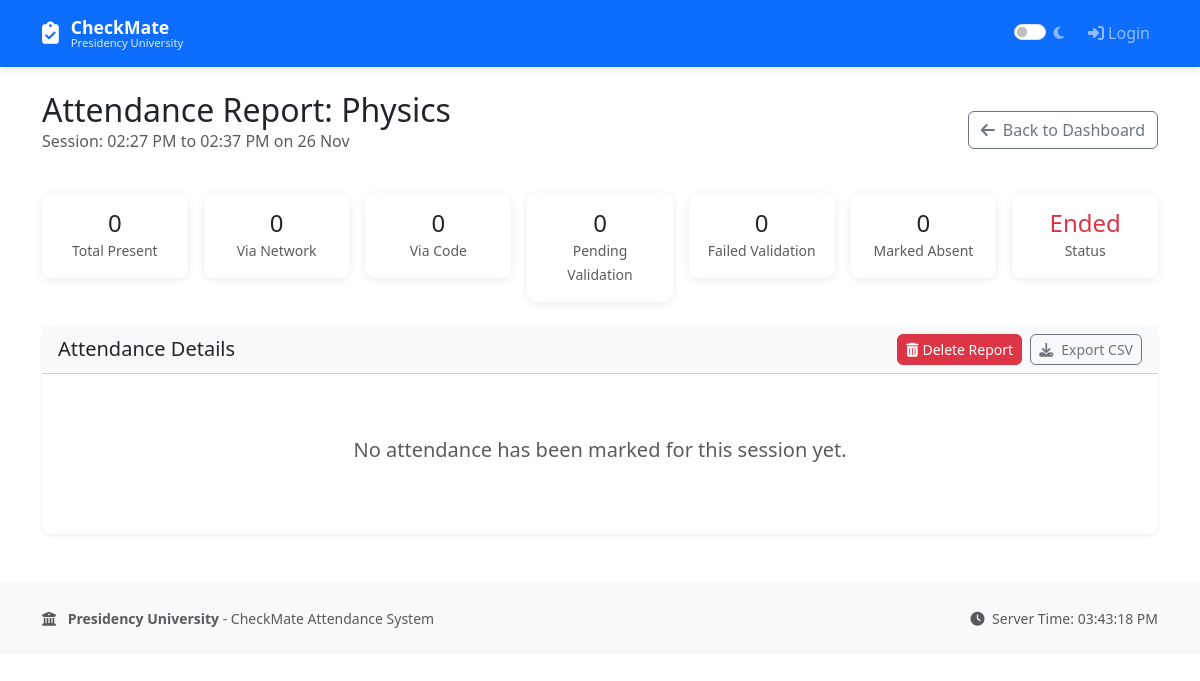
Page /view_attendance/2 (signed in) on the committed database.
### app.py (models this page shows)
class AttendanceSession(db.Model):
    id = db.Column(db.Integer, primary_key=True)
    teacher_id = db.Column(db.Integer, db.ForeignKey('user.id'), nullable=False)
    subject = db.Column(db.String(100), nullable=False)
    start_time = db.Column(db.DateTime, nullable=False, default=lambda: datetime.now(timezone.utc))
    end_time = db.Column(db.DateTime, nullable=False)
    is_active = db.Column(db.Boolean, default=True)
    allowed_ip_range = db.Column(db.String(50), nullable=False)
    emergency_code = db.Column(db.String(8), nullable=False)
    teacher = db.relationship('User', backref='sessions')
    class_section = db.Column(db.String(10), nullable=False)
    validation_end_time = db.Column(db.DateTime, nullable=True)
    is_marking_closed = db.Column(db.Boolean, default=False)
    is_completely_finished = db.Column(db.Boolean, default=False)

### app.py (the view)
@app.route('/view_attendance/<int:session_id>')
@admin_teacher_required
def view_attendance(session_id):
    att_session = AttendanceSession.query.get_or_404(session_id)
    if session.get('role') == 'teacher' and att_session.teacher_id != session['user_id']:
        flash('You can only view your own sessions.', 'danger')
        return redirect(url_for('dashboard'))
    records = db.session.query(Attendance, User).join(User).filter(
        Attendance.session_id == session_id
    ).order_by(User.name).all()
    return render_template('view_attendance.html', session=att_session, records=records,
                         institution_name=app.config['INSTITUTION_NAME'])

### app.py (called while the page is built)
def make_timezone_aware(dt):
    if dt is None:
        return None
    if dt.tzinfo is None:
        return dt.replace(tzinfo=timezone.utc)
    return dt

def admin_teacher_required(f):
    @wraps(f)
    def decorated_function(*args, **kwargs):
        if session.get('role') not in ['teacher', 'admin']:
            flash('Access denied. Teacher or Admin privileges required.', 'danger')
            return redirect(url_for('dashboard'))
        return f(*args, **kwargs)
    return decorated_function

def convert_utc_to_local_time(utc_dt):
    if utc_dt is None:
        return ""
    aware_dt = make_timezone_aware(utc_dt)
    local_dt = aware_dt.astimezone(None)
    return local_dt.strftime('%I:%M:%S %p')

def convert_utc_to_local_time_short(utc_dt):
    if utc_dt is None:
        return ""
    aware_dt = make_timezone_aware(utc_dt)
    local_dt = aware_dt.astimezone(None)
    return local_dt.strftime('%I:%M %p')

def convert_utc_to_local_date_short(utc_dt):
    if utc_dt is None:
        return ""
    aware_dt = make_timezone_aware(utc_dt)
    local_dt = aware_dt.astimezone(None)
    return local_dt.strftime('%d %b')

@app.context_processor
def inject_config():
    return {
        'institution_name': app.config['INSTITUTION_NAME'],
        'institution_short': app.config['INSTITUTION_SHORT_NAME'],
        'utc_to_local_short': convert_utc_to_local_time_short,
        'utc_to_local_date': convert_utc_to_local_date_short,
        'utc_to_local_full': convert_utc_to_local_time,
        'utc_to_local_datetime': convert_utc_to_local_datetime_full,  # ADDED: New function
        'now': datetime.now,
    }

### templates/view_attendance.html (shortened to what this page needs)
{% extends "base.html" %} {% block title %}Attendance Report{% endblock %} {%
block content %}
<div class="d-flex justify-content-between align-items-center mb-4">
  <div>
    <h2 class="mb-0">Attendance Report: {{ session.subject }}</h2>
    <p class="text-muted">
      Session: {{ utc_to_local_short(session.start_time) }} to {{
      utc_to_local_short(session.end_time) }} on {{
      utc_to_local_date(session.start_time) }}
    </p>
  </div>
  <a href="{{ url_for('dashboard') }}" class="btn btn-outline-secondary">
    <i class="fas fa-arrow-left me-2"></i>Back to Dashboard
  </a>
</div>
<div class="row g-3 mb-4">
  <div class="col">
    <div class="card text-center">
      <div class="card-body">
        <h4 class="mb-0">
          {{ records|selectattr("0.status", "equalto", "present")|list|length }}
        </h4>
        <small class="text-muted">Total Present</small>
      </div>
    </div>
  </div>
  <div class="col">
    <div class="card text-center">
      <div class="card-body">
        <h4 class="mb-0">
          {{ records|selectattr("0.method", "equalto", "network")|list|length }}
        </h4>
        <small class="text-muted">Via Network</small>
      </div>
    </div>
  </div>
  <div class="col">
    <div class="card text-center">
      <div class="card-body">
        <h4 class="mb-0">
          {{ records|selectattr("0.method", "equalto",
          "emergency_code")|list|length }}
        </h4>
        <small class="text-muted">Via Code</small>
      </div>
    </div>
  </div>
  <div class="col">
    <div class="card text-center">
      <div class="card-body">
        <h4 class="mb-0">
          {{ records|selectattr("0.status", "equalto", "pending")|list|length }}
        </h4>
        <small class="text-muted">Pending Validation</small>
      </div>
    </div>
  </div>
  <div class="col">
    <div class="card text-center">
      <div class="card-body">
        <h4 class="mb-0">
          {{ records|selectattr("0.status", "equalto",
          "failed_validation")|list|length }}
        </h4>
        <small class="text-muted">Failed Validation</small>
      </div>
    </div>
  </div>
  <div class="col">
    <div class="card text-center">
      <div class="card-body">
        <h4 class="mb-0">
          {{ records|selectattr("0.status", "equalto", "absent")|list|length }}
        </h4>
        <small class="text-muted">Marked Absent</small>
      </div>
    </div>
  </div>
  <div class="col">
    <div class="card text-center">
      <div class="card-body">
        {% if session.is_active %}
        <h4 class="mb-0 text-success">Active</h4>
        <small class="text-muted">Status</small> {% else %}
        <h4 class="mb-0 text-danger">Ended</h4>
        <small class="text-muted">Status</small>
        {% endif %}
      </div>
    </div>
  </div>
</div>
<div class="card shadow-sm">
  <div
    class="card-header bg-light d-flex justify-content-between align-items-center"
  >
    <h5 class="mb-0">Attendance Details</h5>
    <div>
      <form
        method="POST"
        action="{{ url_for('delete_report', session_id=session.id) }}"
        class="d-inline me-1"
        onsubmit="return confirm('PERMANENTLY DELETE this report? This cannot be undone!')"
      >
        <button type="submit" class="btn btn-sm btn-danger">
          <i class="fas fa-trash-alt me-1"></i>Delete Report
        </button>
      </form>
      <button class="btn btn-sm btn-outline-secondary" onclick="exportToCSV()">
        <i class="fas fa-download me-2"></i>Export CSV
      </button>
    </div>
  </div>
  <div class="card-body">
    {% if records %}
    <div class="table-responsive">
      <table class="table table-striped table-hover" id="attendanceTable">
        <thead>
          <tr>
            <th>#</th>
            <th>Student Name</th>
            <th>Student ID</th>
            <th>Marked At</th>
            <th>IP Address</th>
            <th>Method</th>
            <th>Status</th>
          </tr>
        </thead>
        <tbody>
          {% for attendance, student in records %}
          <tr>
            <td>{{ loop.index }}</td>
            <td><strong>{{ student.name }}</strong></td>
            <td>{{ student.student_id }}</td>
            <td>{{ utc_to_local_full(attendance.marked_at) }}</td>
            <td><code>{{ attendance.ip_address }}</code></td>
            <td>
              {% if attendance.method == 'emergency_code' %}
              <span class="badge bg-danger"
                ><i class="fas fa-key me-1"></i>Emergency</span
              >
              {% else %}
              <span class="badge bg-success"
                ><i class="fas fa-network-wired me-1"></i>Network</span
              >
              {% endif %}
            </td>
            <td>
              {% if attendance.status == 'present' %}
              <span class="badge bg-success">Present</span>
              {% elif attendance.status == 'pending' %}
              <span class="badge bg-warning">Pending</span>
              {% elif attendance.status == 'failed_validation' %}
              <span class="badge bg-danger">Failed Validation</span>
              {% elif attendance.status == 'absent' %}
              <span class="badge bg-dark">Absent</span>
              {% endif %}
            </td>
          </tr>
          {% endfor %}
        </tbody>
      </table>
    </div>
    {% else %}
    <div class="text-center py-5">
      <h5 class="text-muted">
        No attendance has been marked for this session yet.
      </h5>
    </div>
    {% endif %}
  </div>
</div>
{% endblock %}

### templates/base.html (style rules this page uses)
body { transition: background-color 0.2s ease-in-out, color 0.2s ease-in-out; font-family: "Segoe UI", Tahoma, Geneva, Verdana, sans-serif; }
.card { border: none; box-shadow: 0 2px 10px rgba(0, 0, 0, 0.08); border-radius: 10px; transition: box-shadow 0.3s ease; }
.btn { border-radius: 6px; font-weight: 500; transition: all 0.2s ease-in-out; }

### rows in the picture
AttendanceSession: subject "Physics", start_time "02:27 PM", end_time "02:37 PM", start_time "26 Nov"

### other values in the picture
{{ institution_name }} "Presidency University"
{{ records|selectattr("0.status", "equalto", "present")|list|length }} "0"
{{ records|selectattr("0.method", "equalto", "network")|list|length }} "0"
{{ records|selectattr("0.status", "equalto", "pending")|list|length }} "0"
{{ records|selectattr("0.status", "equalto", "absent")|list|length }} "0"
